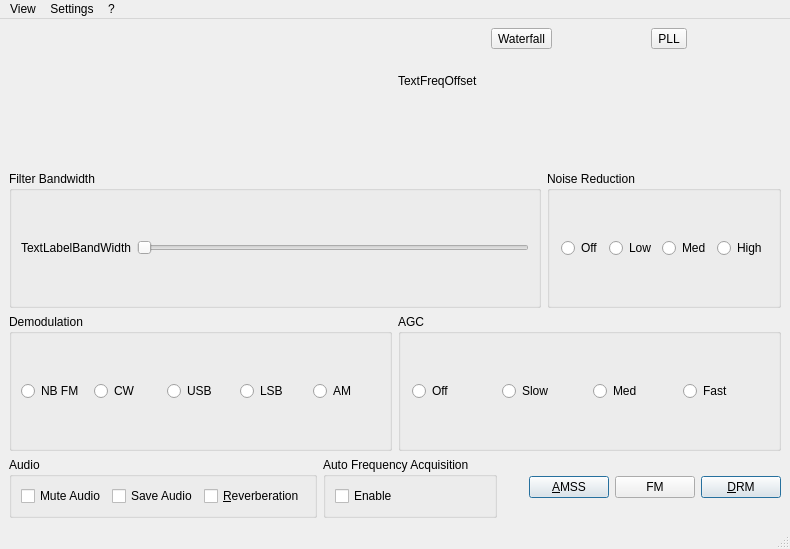
<ui version="4.0" >
 <class>AnalogMainWindow</class>
 <widget class="QMainWindow" name="AnalogMainWindow" >
  <property name="geometry" >
   <rect>
    <x>0</x>
    <y>0</y>
    <width>790</width>
    <height>549</height>
   </rect>
  </property>
  <property name="windowTitle" >
   <string>Dream Receiver</string>
  </property>
  <property name="windowIcon" >
   <iconset resource="res/icons.qrc" >
    <normaloff>:/icons/MainIcon.png</normaloff>:/icons/MainIcon.png</iconset>
  </property>
  <widget class="QWidget" name="centralwidget" >
   <layout class="QVBoxLayout" name="verticalLayout_2" >
    <item>
     <layout class="QHBoxLayout" name="horizontalLayout_9" >
      <item>
       <widget class="QwtPlot" name="SpectrumPlot" >
        <property name="minimumSize" >
         <size>
          <width>120</width>
          <height>120</height>
         </size>
        </property>
        <property name="toolTip" >
         <string>Click on the plot to set the demodulation frequency</string>
        </property>
       </widget>
      </item>
      <item>
       <layout class="QVBoxLayout" name="verticalLayout" >
        <item>
         <layout class="QHBoxLayout" name="horizontalLayout_10" >
          <item>
           <widget class="QToolButton" name="ButtonWaterfall" >
            <property name="styleSheet" >
             <string notr="true" />
            </property>
            <property name="text" >
             <string>Waterfall</string>
            </property>
            <property name="checkable" >
             <bool>true</bool>
            </property>
           </widget>
          </item>
          <item>
           <widget class="QToolButton" name="PLLButton" >
            <property name="styleSheet" >
             <string notr="true" />
            </property>
            <property name="text" >
             <string>PLL</string>
            </property>
            <property name="checkable" >
             <bool>true</bool>
            </property>
           </widget>
          </item>
         </layout>
        </item>
        <item>
         <widget class="QLabel" name="TextFreqOffset" >
          <property name="minimumSize" >
           <size>
            <width>0</width>
            <height>0</height>
           </size>
          </property>
          <property name="text" >
           <string>TextFreqOffset</string>
          </property>
          <property name="wordWrap" >
           <bool>false</bool>
          </property>
         </widget>
        </item>
        <item>
         <widget class="QwtDial" native="1" name="PhaseDial" >
          <property name="minimumSize" >
           <size>
            <width>48</width>
            <height>48</height>
           </size>
          </property>
         </widget>
        </item>
       </layout>
      </item>
     </layout>
    </item>
    <item>
     <layout class="QHBoxLayout" name="horizontalLayout" >
      <item>
       <widget class="QGroupBox" name="ButtonGroupBW" >
        <property name="title" >
         <string>Filter Bandwidth</string>
        </property>
        <layout class="QHBoxLayout" name="horizontalLayout_7" >
         <item>
          <widget class="QLabel" name="TextLabelBandWidth" >
           <property name="minimumSize" >
            <size>
             <width>70</width>
             <height>0</height>
            </size>
           </property>
           <property name="text" >
            <string>TextLabelBandWidth</string>
           </property>
           <property name="wordWrap" >
            <bool>false</bool>
           </property>
          </widget>
         </item>
         <item>
          <widget class="QSlider" name="SliderBandwidth" >
           <property name="orientation" >
            <enum>Qt::Horizontal</enum>
           </property>
          </widget>
         </item>
        </layout>
       </widget>
      </item>
      <item>
       <widget class="QGroupBox" name="ButtonGroupNoiseReduction" >
        <property name="title" >
         <string>Noise Reduction</string>
        </property>
        <layout class="QHBoxLayout" name="_7" >
         <property name="spacing" >
          <number>6</number>
         </property>
         <property name="margin" >
          <number>11</number>
         </property>
         <item>
          <widget class="QRadioButton" name="RadioButtonNoiRedOff" >
           <property name="text" >
            <string>Off</string>
           </property>
           <property name="buttonGroupId" stdset="0" >
            <number>0</number>
           </property>
          </widget>
         </item>
         <item>
          <widget class="QRadioButton" name="RadioButtonNoiRedLow" >
           <property name="text" >
            <string>Low</string>
           </property>
           <property name="buttonGroupId" stdset="0" >
            <number>1</number>
           </property>
          </widget>
         </item>
         <item>
          <widget class="QRadioButton" name="RadioButtonNoiRedMed" >
           <property name="text" >
            <string>Med</string>
           </property>
           <property name="buttonGroupId" stdset="0" >
            <number>2</number>
           </property>
          </widget>
         </item>
         <item>
          <widget class="QRadioButton" name="RadioButtonNoiRedHigh" >
           <property name="text" >
            <string>High</string>
           </property>
           <property name="buttonGroupId" stdset="0" >
            <number>3</number>
           </property>
          </widget>
         </item>
        </layout>
       </widget>
      </item>
     </layout>
    </item>
    <item>
     <layout class="QHBoxLayout" name="horizontalLayout_8" >
      <item>
       <widget class="QGroupBox" name="ButtonGroupDemodulation" >
        <property name="sizePolicy" >
         <sizepolicy vsizetype="Preferred" hsizetype="Preferred" >
          <horstretch>0</horstretch>
          <verstretch>0</verstretch>
         </sizepolicy>
        </property>
        <property name="title" >
         <string>Demodulation</string>
        </property>
        <layout class="QHBoxLayout" name="horizontalLayout_3" >
         <item>
          <widget class="QRadioButton" name="RadioButtonDemNBFM" >
           <property name="text" >
            <string>NB FM</string>
           </property>
           <property name="buttonGroupId" stdset="0" >
            <number>4</number>
           </property>
          </widget>
         </item>
         <item>
          <widget class="QRadioButton" name="RadioButtonDemCW" >
           <property name="text" >
            <string>CW</string>
           </property>
           <property name="buttonGroupId" stdset="0" >
            <number>3</number>
           </property>
          </widget>
         </item>
         <item>
          <widget class="QRadioButton" name="RadioButtonDemUSB" >
           <property name="text" >
            <string>USB</string>
           </property>
           <property name="buttonGroupId" stdset="0" >
            <number>2</number>
           </property>
          </widget>
         </item>
         <item>
          <widget class="QRadioButton" name="RadioButtonDemLSB" >
           <property name="text" >
            <string>LSB</string>
           </property>
           <property name="buttonGroupId" stdset="0" >
            <number>1</number>
           </property>
          </widget>
         </item>
         <item>
          <widget class="QRadioButton" name="RadioButtonDemAM" >
           <property name="text" >
            <string>AM</string>
           </property>
           <property name="buttonGroupId" stdset="0" >
            <number>0</number>
           </property>
          </widget>
         </item>
        </layout>
       </widget>
      </item>
      <item>
       <widget class="QGroupBox" name="ButtonGroupAGC" >
        <property name="title" >
         <string>AGC</string>
        </property>
        <layout class="QHBoxLayout" name="_6" >
         <property name="spacing" >
          <number>6</number>
         </property>
         <property name="margin" >
          <number>11</number>
         </property>
         <item>
          <widget class="QRadioButton" name="RadioButtonAGCOff" >
           <property name="text" >
            <string>Off</string>
           </property>
           <property name="buttonGroupId" stdset="0" >
            <number>0</number>
           </property>
          </widget>
         </item>
         <item>
          <widget class="QRadioButton" name="RadioButtonAGCSlow" >
           <property name="text" >
            <string>Slow</string>
           </property>
           <property name="buttonGroupId" stdset="0" >
            <number>1</number>
           </property>
          </widget>
         </item>
         <item>
          <widget class="QRadioButton" name="RadioButtonAGCMed" >
           <property name="text" >
            <string>Med</string>
           </property>
           <property name="buttonGroupId" stdset="0" >
            <number>2</number>
           </property>
          </widget>
         </item>
         <item>
          <widget class="QRadioButton" name="RadioButtonAGCFast" >
           <property name="text" >
            <string>Fast</string>
           </property>
           <property name="buttonGroupId" stdset="0" >
            <number>3</number>
           </property>
          </widget>
         </item>
        </layout>
       </widget>
      </item>
     </layout>
    </item>
    <item>
     <layout class="QHBoxLayout" name="horizontalLayout_6" >
      <item>
       <widget class="QGroupBox" name="GroupBoxAudio" >
        <property name="title" >
         <string>Audio</string>
        </property>
        <layout class="QHBoxLayout" name="horizontalLayout_5" >
         <item>
          <widget class="QCheckBox" name="CheckBoxMuteAudio" >
           <property name="text" >
            <string>Mute Audio</string>
           </property>
          </widget>
         </item>
         <item>
          <widget class="QCheckBox" name="CheckBoxSaveAudioWave" >
           <property name="text" >
            <string>Save Audio</string>
           </property>
          </widget>
         </item>
         <item>
          <widget class="QCheckBox" name="CheckBoxReverb" >
           <property name="text" >
            <string>&amp;Reverberation</string>
           </property>
          </widget>
         </item>
        </layout>
       </widget>
      </item>
      <item>
       <widget class="QGroupBox" name="GroupBoxAutoFreqAcq" >
        <property name="title" >
         <string>Auto Frequency Acquisition</string>
        </property>
        <layout class="QHBoxLayout" name="horizontalLayout_4" >
         <item>
          <widget class="QCheckBox" name="CheckBoxAutoFreqAcq" >
           <property name="text" >
            <string>Enable</string>
           </property>
          </widget>
         </item>
        </layout>
       </widget>
      </item>
      <item>
       <spacer name="Spacer6" >
        <property name="orientation" >
         <enum>Qt::Horizontal</enum>
        </property>
        <property name="sizeType" >
         <enum>QSizePolicy::Expanding</enum>
        </property>
        <property name="sizeHint" stdset="0" >
         <size>
          <width>48</width>
          <height>52</height>
         </size>
        </property>
       </spacer>
      </item>
      <item>
       <widget class="QPushButton" name="ButtonAMSS" >
        <property name="windowTitle" >
         <string/>
        </property>
        <property name="text" >
         <string>&amp;AMSS</string>
        </property>
        <property name="checkable" >
         <bool>true</bool>
        </property>
        <property name="autoDefault" >
         <bool>true</bool>
        </property>
        <property name="default" >
         <bool>true</bool>
        </property>
       </widget>
      </item>
      <item>
       <widget class="QPushButton" name="pushButtonFM" >
        <property name="text" >
         <string>FM</string>
        </property>
       </widget>
      </item>
      <item>
       <widget class="QPushButton" name="ButtonDRM" >
        <property name="windowTitle" >
         <string/>
        </property>
        <property name="text" >
         <string>&amp;DRM</string>
        </property>
        <property name="autoDefault" >
         <bool>true</bool>
        </property>
        <property name="default" >
         <bool>true</bool>
        </property>
       </widget>
      </item>
     </layout>
    </item>
   </layout>
  </widget>
  <widget class="QMenuBar" name="menubar" >
   <property name="geometry" >
    <rect>
     <x>0</x>
     <y>0</y>
     <width>790</width>
     <height>19</height>
    </rect>
   </property>
   <widget class="QMenu" name="menuView" >
    <property name="title" >
     <string>View</string>
    </property>
    <addaction name="actionStations" />
    <addaction name="actionAFS" />
    <addaction name="separator" />
    <addaction name="actionExit" />
   </widget>
   <widget class="QMenu" name="menuSettings" >
    <property name="title" >
     <string>Settings</string>
    </property>
    <addaction name="actionDRM" />
    <addaction name="actionFM" />
    <addaction name="actionAM" />
    <addaction name="actionReceiver_Settings" />
   </widget>
   <widget class="QMenu" name="menu" >
    <property name="title" >
     <string>?</string>
    </property>
    <addaction name="actionWhatsThis" />
    <addaction name="separator" />
    <addaction name="actionAbout" />
   </widget>
   <addaction name="menuView" />
   <addaction name="menuSettings" />
   <addaction name="menu" />
  </widget>
  <widget class="QStatusBar" name="statusbar" />
  <action name="actionStations" >
   <property name="text" >
    <string>&amp;Stations ...</string>
   </property>
   <property name="shortcut" >
    <string>Ctrl+S</string>
   </property>
  </action>
  <action name="actionAFS" >
   <property name="text" >
    <string>Alternative &amp;Frequencies ...</string>
   </property>
   <property name="shortcut" >
    <string>Ctrl+F</string>
   </property>
  </action>
  <action name="actionExit" >
   <property name="text" >
    <string>E&amp;xit</string>
   </property>
   <property name="shortcut" >
    <string>Ctrl+Q</string>
   </property>
  </action>
  <action name="actionWhatsThis" >
   <property name="text" >
    <string>&amp;What's This</string>
   </property>
   <property name="shortcut" >
    <string>Shift+F1</string>
   </property>
  </action>
  <action name="actionAbout" >
   <property name="text" >
    <string>A&amp;bout ...</string>
   </property>
  </action>
  <action name="actionDRM" >
   <property name="text" >
    <string>&amp;DRM</string>
   </property>
   <property name="shortcut" >
    <string>Ctrl+D</string>
   </property>
  </action>
  <action name="actionAM" >
   <property name="text" >
    <string>New &amp;AM Acquisition</string>
   </property>
   <property name="shortcut" >
    <string>Ctrl+A</string>
   </property>
  </action>
  <action name="actionReceiver_Settings" >
   <property name="text" >
    <string>Receiver &amp;Settings</string>
   </property>
   <property name="shortcut" >
    <string>Ctrl+S</string>
   </property>
  </action>
  <action name="actionSoundIn" >
   <property name="text" >
    <string>Sound &amp;In</string>
   </property>
  </action>
  <action name="actionSoundOut" >
   <property name="text" >
    <string>Sound &amp;Out</string>
   </property>
  </action>
  <action name="actionFM" >
   <property name="text" >
    <string>FM</string>
   </property>
   <property name="shortcut" >
    <string>Ctrl+F</string>
   </property>
  </action>
 </widget>
 <customwidgets>
  <customwidget>
   <class>QwtPlot</class>
   <extends>QFrame</extends>
   <header>qwt_plot.h</header>
   <container>1</container>
  </customwidget>
  <customwidget>
   <class>QwtDial</class>
   <extends>QWidget</extends>
   <header>qwt_dial.h</header>
  </customwidget>
 </customwidgets>
 <resources>
  <include location="res/icons.qrc" />
 </resources>
 <connections/>
</ui>
